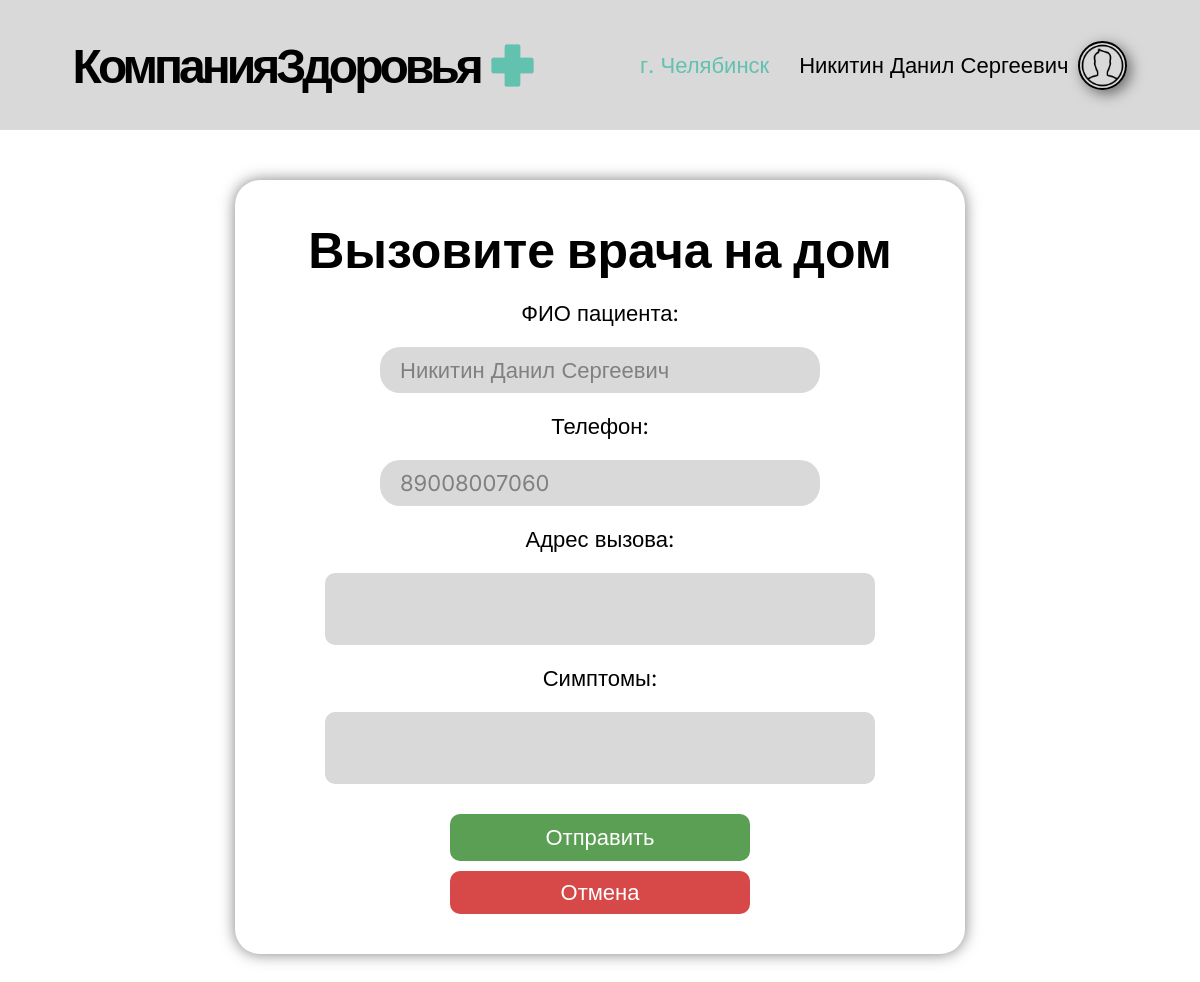
The app's page /create_home_visit/ (signed in), older data.
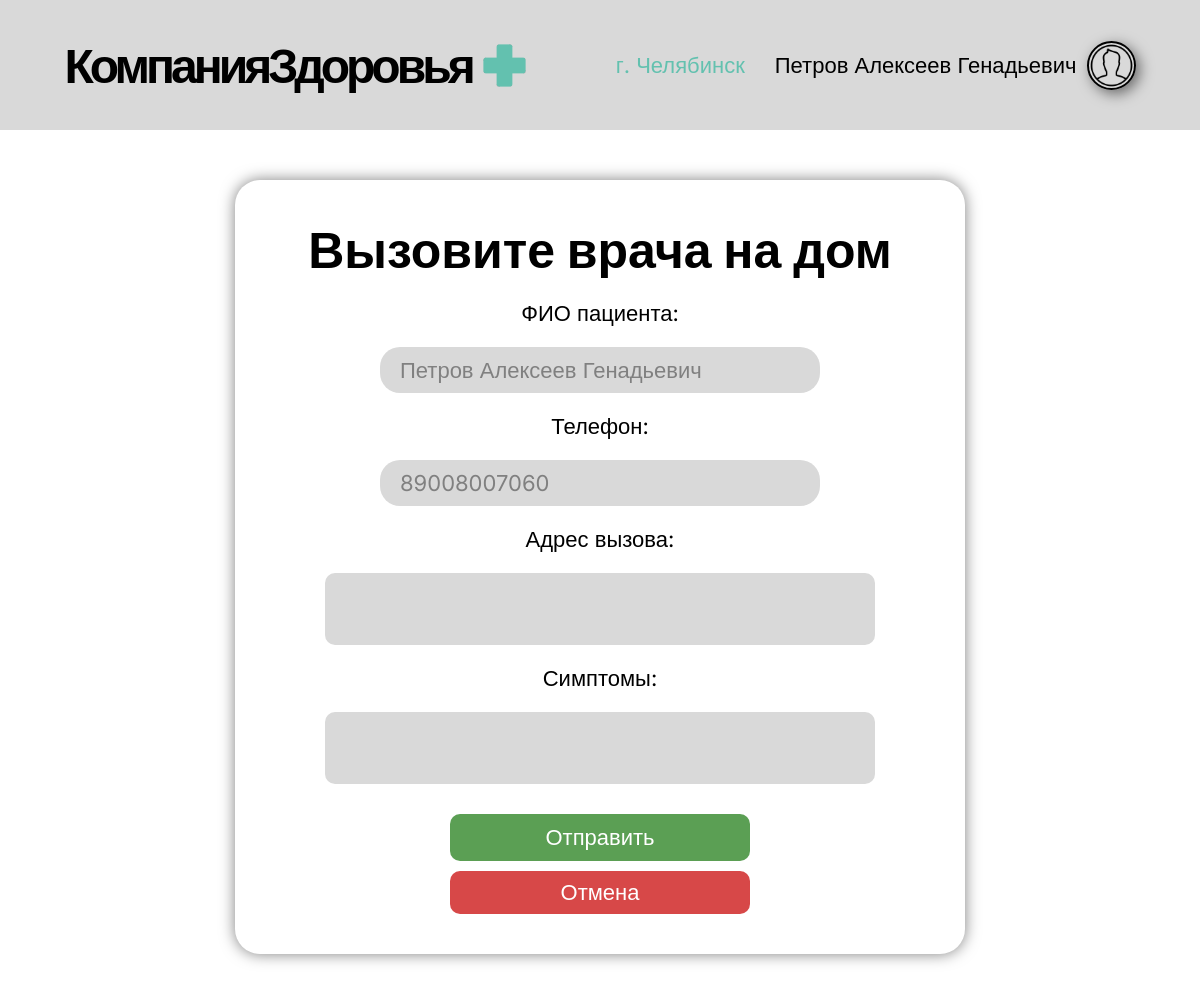
The same page, newer data.
### main/models.py (models this page shows, shortened)
class Patient(models.Model):
    fio = models.CharField('ФИО', max_length=100)
    phone = models.CharField('Номер телефона', max_length=11)
    email = models.CharField('Почта', max_length=100)
    image = models.ImageField('Изображение профиля', null=True, blank=True, upload_to='images/')
    password = models.CharField('Пароль', max_length=120)
    class Meta:
        verbose_name = "Пациент"
        verbose_name_plural = "Пациенты"

### main/views.py (the view, shortened to what this page needs)
# urls.py: path('create_home_visit/', views.create_home_visit, name='create_home_visit'),
def create_home_visit(request):
    patient_id = request.session.get('patient_id')
    if patient_id:
        try:
            patient = Patient.objects.get(id=patient_id)
        except Patient.DoesNotExist:
            patient = None
    return render(request, 'main/create_home_visit.html', {
        'patient': patient
    })

### main/templates/main/create_home_visit.html (shortened to what this page needs)
<!DOCTYPE html>
<html lang="ru">
<head>
    {% load static %}
    <link rel="stylesheet" href="{% static '/css/main.css' %}">
    <link rel="stylesheet" href="{% static '/css/visit-home.css' %}">
</head>
<body>
    {% include 'main/header.html' %}
    <div class="container visit-home">
        <form method="post" action="{% url 'create_home_visit' %}">
            <h1>Вызовите врача на дом</h1>
            <label for="patient_name">ФИО пациента:</label>
            <input type="text" value="{{ patient.fio }}" id="patient_name"  name="patient_name" required>
            <label for="patient_phone">Телефон:</label>
            <input type="text" value="{{ patient.phone }}" id="patient_phone" name="patient_phone" required>
            <label for="address">Адрес вызова:</label>
            <textarea id="address" name="address" required></textarea>
            <label for="symptoms">Симптомы:</label>
            <textarea id="symptoms" name="symptoms"></textarea>
            <button class="details-button" type="submit">Отправить</button>
        </form>
        <a href="{% url 'profile' %}">
            <button class="bad-button">Отмена</button>
        </a>
    </div>
</body>
</html>

### main/templates/main/header.html (shortened to what this page needs)
{% load static %}
<header>
    <a href="{% url 'index' %}">
        <div class="logo">
            <div class="text-logo">
                <h1>КомпанияЗдоровья</h1>
            </div>
            <img src="{% static 'img/logo.png' %}" alt="logo site">
        </div>
    </a>
    <div class="left-item">
        <div class="city-index">
            <span>г. Челябинск</span>
        </div>
        {% if request.resolver_match.view_name != 'login' and request.resolver_match.view_name != 'register' and request.resolver_match.view_name != 'profile' and request.resolver_match.view_name != 'editProfile' and request.resolver_match.view_name != 'make_appointment' and request.resolver_match.view_name != 'home_visits_list'%}
            {% if patient %}
                <a href="{% url 'profile' %}">
                    <div class="profile">
                        <p>{{ patient.fio }}</p>
                        <img src="{% if patient.image %}{{ patient.image.url }}{% else %}{% static 'img/defalt.png' %}{% endif %}"
                             alt="image-profile">
                    </div>
                </a>
            {% else %}
                <a href="{% url 'login' %}">
                    <button>Личный кабинет</button>
                </a>
            {% endif %}
        {% endif %}
    </div>
</header>

Row changes from the older to the newer data that the page shows:
changed Patient: fio "Никитин Данил Сергеевич" → "Петров Алексеев Генадьевич"; patient_name "Никитин Данил Сергеевич" → "Петров Алексеев Генадьевич"
